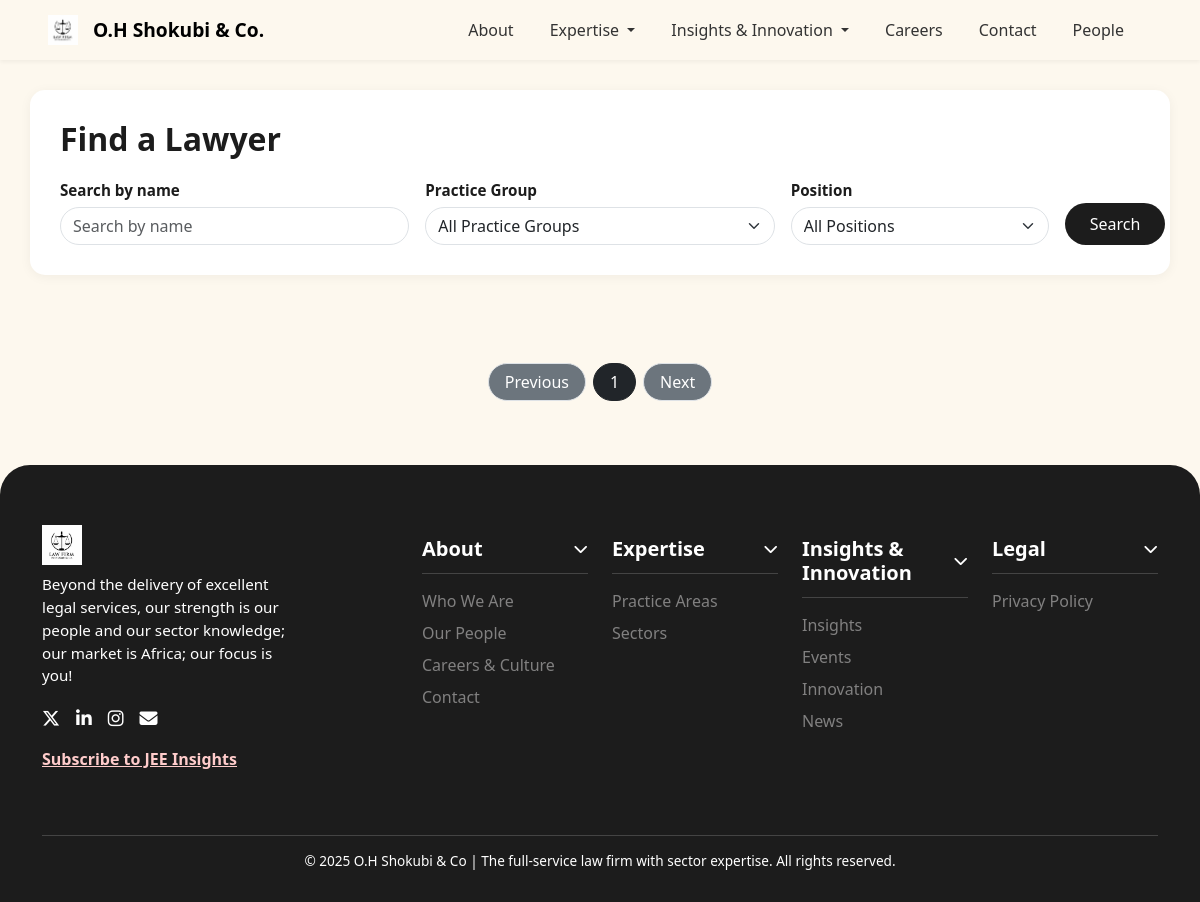
The page /people on the database as committed earlier.
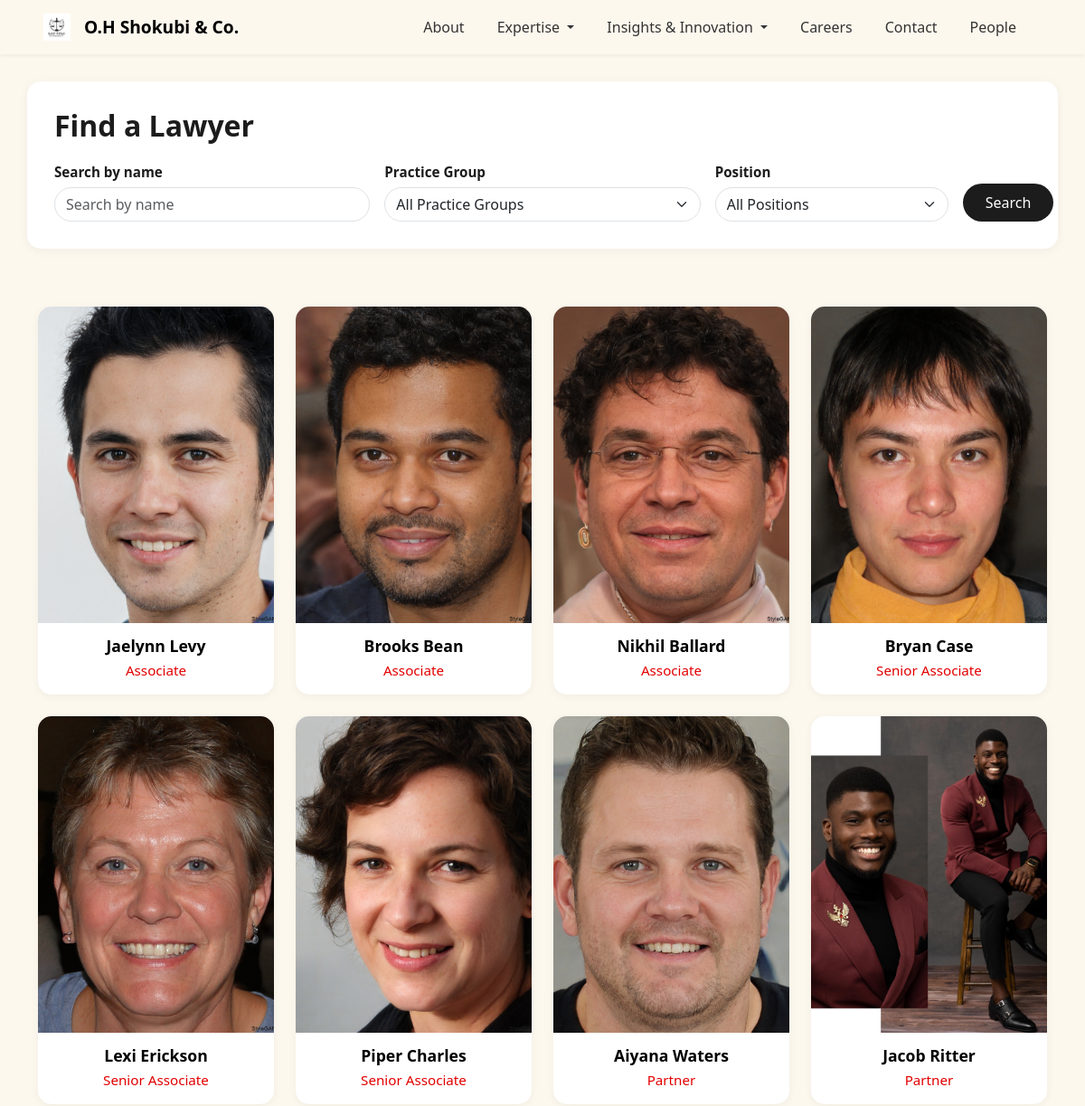
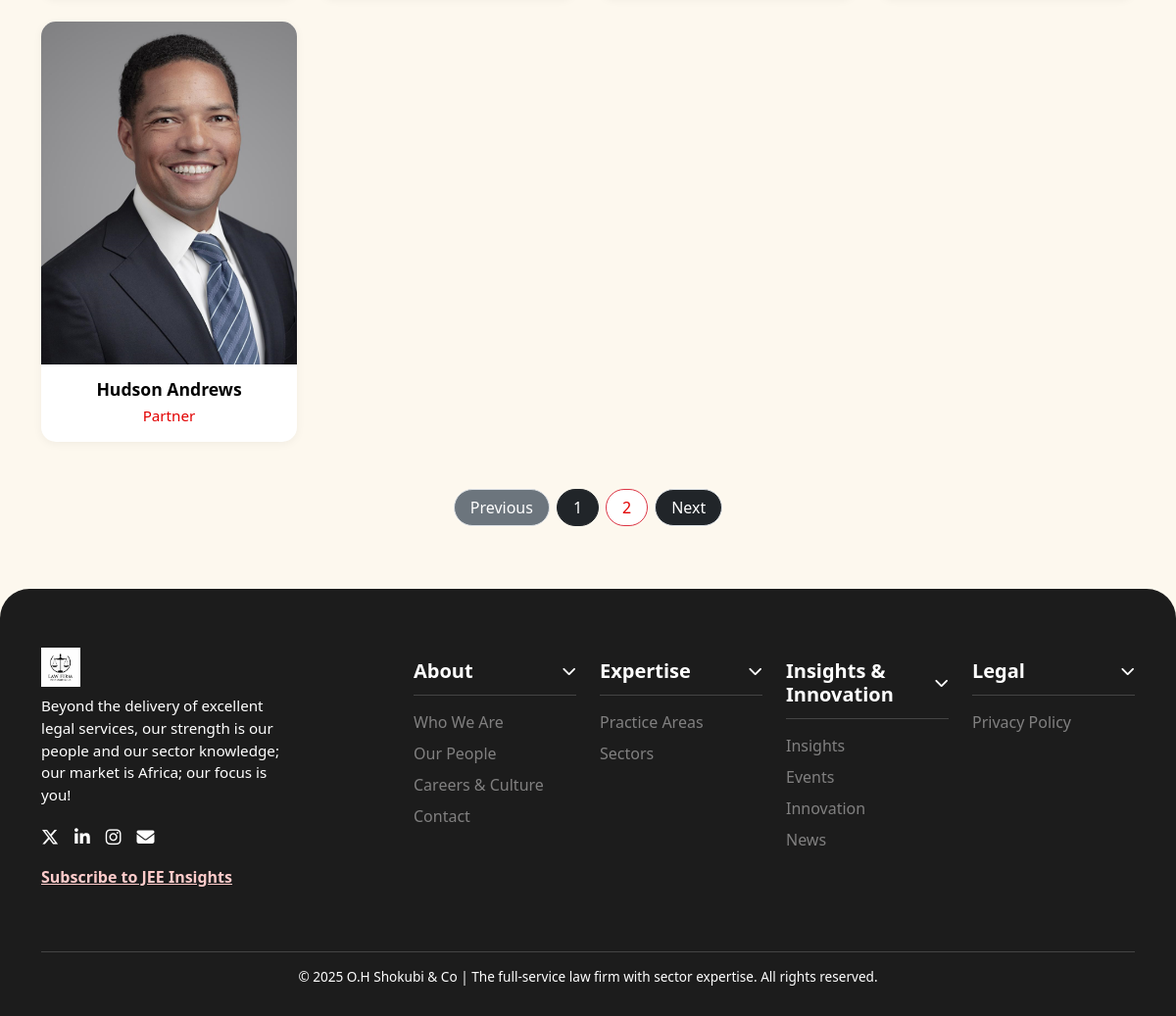
The same page on the database as committed later (2 pictures, top to bottom).
### O_H_SHOKUBI/models.py (models this page shows, shortened)
class Lawyer(models.Model):
    name = models.CharField(max_length=200)
    name_for_url = models.SlugField(max_length=200, blank=True)
    title = models.CharField(max_length=100)  # e.g. 'Managing Partner', 'Senior Associate'
    photo = CloudinaryImageField(upload_to='lawyers/', blank=True, null=True)
    bio = models.TextField(blank=True)
    education = models.TextField(blank=True)
    practice_area = models.CharField(max_length=200, blank=True)
    linkedin = models.URLField(blank=True)
    email = models.EmailField(blank=True)

### O_H_SHOKUBI/views.py (the view)
# urls.py: path('people', views.people, name='people'),
def people(request):
    lawyers = models.Lawyer.objects.all()
    paginator = Paginator(lawyers, 9)
    page_number = request.GET.get('page')
    page_obj = paginator.get_page(page_number)
    return render(request, 'people.html', {'page_obj':page_obj})

### templates/people.html (shortened to what this page needs)
{% extends 'base.html' %}
{% block content %}
{% load static %}
<!DOCTYPE html>
<html lang="en">
<head>
</head>
<body>
  <section class="container people-search-block">
    <h2>Find a Lawyer</h2>
    <form class="row g-3 align-items-end">
      <div class="col-md-4">
        <label for="searchName">Search by name</label>
        <input type="text" class="form-control" id="searchName" placeholder="Search by name">
      </div>
      <div class="col-md-4">
        <label for="practiceGroup">Practice Group</label>
        <select class="form-select" id="practiceGroup">
          <option selected>All Practice Groups</option>
        </select>
      </div>
      <div class="col-md-3">
        <label for="position">Position</label>
        <select class="form-select" id="position">
          <option selected>All Positions</option>
        </select>
      </div>
      <div class="col-md-1 d-grid">
        <button type="submit" class="btn btn-search">Search</button>
      </div>
    </form>
  </section>
  <section class="container pb-5">
    <div class="row g-4 mt-3">
      {% if page_obj %}
        {% for people in page_obj %}
            <div class="col-md-3">
            <div class="people-card">
                <img src="{{ people.photo.url }}" alt="{{ people.name }} image">
                <div class="people-card-body text-center">
                    <a href="people/{{ people.name_for_url }}"><h5>{{ people.name }}</h5></a>
                    <p>{{ people.title }}</p>
                </div>
                </div>
            </div>
        {% endfor %}
      {% endif %}
      <nav aria-label="Page navigation example">
        <ul class="pagination justify-content-center mt-4 gap-2">
            {% if page_obj.has_previous %}
            <li class="page-item">
                <a class="page-link bg-dark text-white rounded-pill px-3" href="?page={{ page_obj.previous_page_number }}">Previous</a>
            </li>
            {% else %}
            <li class="page-item disabled">
                <a class="page-link bg-secondary text-white rounded-pill px-3">Previous</a>
            </li>
            {% endif %}
            {% for num in page_obj.paginator.page_range %}
            {% if page_obj.number == num %}
                <li class="page-item active">
                <a class="page-link bg-dark text-white border-dark rounded-pill px-3" href="?page={{ num }}">{{ num }}</a>
                </li>
            {% else %}
                <li class="page-item">
                <a class="page-link border border-danger text-danger rounded-pill px-3" href="?page={{ num }}">{{ num }}</a>
                </li>
            {% endif %}
            {% endfor %}
            {% if page_obj.has_next %}
            <li class="page-item">
                <a class="page-link bg-dark text-white rounded-pill px-3" href="?page={{ page_obj.next_page_number }}">Next</a>
            </li>
            {% else %}
            <li class="page-item disabled">
                <a class="page-link bg-secondary text-white rounded-pill px-3">Next</a>
            </li>
            {% endif %}
        </ul>
        </nav>
    </div>
  </section>
{% endblock content %}

### templates/base.html (shortened to what this page needs)
{% load static %}<!DOCTYPE html>
<html lang="en">
<head>
    <link href="https://cdn.jsdelivr.net/npm/bootstrap@5.3.3/dist/css/bootstrap.min.css" rel="stylesheet">
    <link rel="stylesheet" href="https://cdnjs.cloudflare.com/ajax/libs/font-awesome/6.5.0/css/all.min.css">
    <link rel="stylesheet" href="https://cdnjs.cloudflare.com/ajax/libs/font-awesome/6.5.0/css/all.min.css">
</head>
<body>
<nav class="navbar navbar-expand-lg navbar-light sticky-top">
  <div class="container-fluid px-3 px-md-5 d-flex justify-content-between align-items-center">
    <a class="navbar-brand me-auto" href="/">
      <img src="{% static 'images/file.jpg' %}" width="30" alt="O.H Shokubi & Co. logo">
      O.H Shokubi & Co.
    </a>
    <div class="collapse navbar-collapse justify-content-end mt-3 mt-lg-0" id="navbarNav">
      <ul class="navbar-nav">
        <li class="nav-item"><a class="nav-link" href="/about">About</a></li>
        <li class="nav-item dropdown">
          <a class="nav-link dropdown-toggle" href="#" id="expertiseDropdown" role="button" data-bs-toggle="dropdown" aria-expanded="false">
            Expertise
          </a>
        </li>
        <li class="nav-item dropdown">
          <a class="nav-link dropdown-toggle" href="#" id="insightsDropdown" role="button" data-bs-toggle="dropdown" aria-expanded="false">
            Insights & Innovation
          </a>
        </li>
        <li class="nav-item"><a class="nav-link" href="/careers">Careers</a></li>
        <li class="nav-item"><a class="nav-link" href="/contact">Contact</a></li>
        <li class="nav-item"><a class="nav-link" href="/people">People</a></li>
      </ul>
    </div>
  </div>
</nav>
    {% block content %}{% endblock %}
  <footer class="footer fade-up">
    <div class="container">
      <div class="row footer-columns d-flex justify-content-between">
        <div class="col-md-3 mb-4">
          <img src="{% static 'images/file.jpg' %}" width="40" alt="logo">
          <p class="logo-text mt-2">
            Beyond the delivery of excellent legal services, our strength is our people and our sector knowledge; our market is Africa; our focus is you!
          </p>
          <div class="footer-socials d-flex align-items-center gap-3 mt-3">
            <a href="https://twitter.com" target="_blank"><i class="fab fa-x-twitter text-white"></i></a>
            <a href="https://linkedin.com" target="_blank"><i class="fab fa-linkedin-in text-white"></i></a>
            <a href="https://instagram.com" target="_blank"><i class="fab fa-instagram text-white"></i></a>
            <a href="mailto:arogundadeolawunmi@gmail.com" target="_blank"><i class="fa fa-envelope text-white"></i></a>
          </div>
          <p class="footer-subscribe mt-3">Subscribe to JEE Insights</p>
        </div>
        <div class="col-md-8">
          <div class="row">
            <div class="col-md-3 mb-3">
              <h5 class="footer-section-title d-none d-md-block">About</h5>
              <ul class="footer-links collapse d-md-block" id="footer-about">
                <li><a href="#who-we-are-section">Who We Are</a></li>
                <li><a href="/people">Our People</a></li>
                <li><a href="#">Careers & Culture</a></li>
                <li><a href="/contact">Contact</a></li>
              </ul>
            </div>
            <div class="col-md-3 mb-3">
              <h5 class="footer-section-title d-none d-md-block">Expertise</h5>
              <ul class="footer-links collapse d-md-block" id="footer-expertise">
                <li><a href="/practices">Practice Areas</a></li>
                <li><a href="#">Sectors</a></li>
              </ul>
            </div>
            <div class="col-md-3 mb-3">
              <h5 class="footer-section-title d-none d-md-block">Insights & Innovation</h5>
              <ul class="footer-links collapse d-md-block" id="footer-insights">
                <li><a href="#">Insights</a></li>
                <li><a href="#">Events</a></li>
                <li><a href="#">Innovation</a></li>
                <li><a href="/news">News</a></li>
              </ul>
            </div>
            <div class="col-md-3 mb-3">
              <h5 class="footer-section-title d-none d-md-block">Legal</h5>
              <ul class="footer-links collapse d-md-block" id="footer-legal">
                <li><a href="#">Privacy Policy</a></li>
              </ul>
            </div>
          </div>
        </div>
      </div>
      <div class="footer-bottom mt-4">
        © 2025 O.H Shokubi & Co | The full-service law firm with sector expertise. All rights reserved.
      </div>
    </div>
  </footer>
</body>
</html>

### templates/base.html (style rules this page uses)
.navbar { background-color: #fdf8ee; box-shadow: 0 2px 4px rgba(0,0,0,0.05); padding: 10px 0; }
.navbar-brand { display: flex; align-items: center; font-weight: bold; color: #000; font-size: 1.2rem; gap: 10px; }
.navbar-brand img { max-height: 35px; margin-right: 5px; }
.nav-link { color: #333 !important; margin-right: 20px; font-weight: 500; }
.fade-up { opacity: 0; transform: translateY(30px); animation: fadeUp 1s ease-out forwards; }
.footer { background-color: #1c1c1c; color: #fff; padding: 60px 20px 30px; border-top-left-radius: 30px; border-top-right-radius: 30px; }
.footer .logo-text { font-size: 0.95rem; max-width: 300px; margin-bottom: 20px; }
.footer-section-title { font-weight: bold; margin-bottom: 15px; cursor: pointer; color: #fff; background: none; border: none; width: 100%; text-align: left; padding: 0.75rem 0; border-bottom: 1px solid #444; position: relative; }
.footer-section-title::after { content: "\f078"; font-family: "Font Awesome 6 Free"; font-weight: 900; position: absolute; right: 0; top: 50%; transform: translateY(-50%); font-size: 0.9rem; transition: transform 0.3s ease; }
.footer-links { list-style: none; padding-left: 0; margin-bottom: 0; }
.footer-links li { margin-bottom: 8px; }
.footer-links a { color: #818080; text-decoration: none; }
.footer-subscribe { color: #ffcccb; text-decoration: underline; font-weight: bold; }
.footer-bottom { margin-top: 30px; font-size: 0.85rem; border-top: 1px solid #444; padding-top: 15px; text-align: center; }
.footer-socials i { font-size: 18px; }

### templates/people.html (style rules this page uses)
body { font-family: 'Segoe UI', sans-serif; background-color: #fdf8ee; color: #1c1c1c; }
.people-search-block { background-color: #fff; padding: 30px; border-radius: 15px; margin-top: 30px; margin-bottom: 40px; box-shadow: 0 2px 12px rgba(0,0,0,0.05); }
.people-search-block h2 { font-weight: 700; font-size: 2rem; margin-bottom: 20px; }
.people-search-block label { font-size: 0.95rem; font-weight: 600; margin-bottom: 5px; }
.people-search-block .form-control, .people-search-block .form-select { border-radius: 30px; }
.btn-search { background-color: #1c1c1c; color: #fff; border-radius: 30px; padding: 8px 24px; }
.people-card { background-color: #fff; border-radius: 15px; overflow: hidden; box-shadow: 0 2px 10px rgba(0,0,0,0.05); transition: transform 0.3s ease; height: 100%; }
.people-card img { width: 100%; height: 350px; object-fit: cover; }
.people-card-body { padding: 15px; }
.people-card-body a { color: black; text-decoration: none; }
.people-card-body h5 { font-size: 1.1rem; font-weight: 700; margin-bottom: 5px; }
.people-card-body p { color: #e20000; margin: 0; font-size: 0.95rem; }
.text-danger { color: #e20000 !important; }

Rows that differ between the two databases and show on the page:
added Lawyer: photo (picture), name "Jaelynn Levy", title "Associate"
added Lawyer: photo (picture), name "Brooks Bean", title "Associate"
added Lawyer: photo (picture), name "Nikhil Ballard", title "Associate"
added Lawyer: photo (picture), name "Bryan Case", title "Senior Associate"
added Lawyer: photo (picture), name "Lexi Erickson", title "Senior Associate"
added Lawyer: photo (picture), name "Piper Charles", title "Senior Associate"
added Lawyer: photo (picture), name "Aiyana Waters", title "Partner"
added Lawyer: photo (picture), name "Jacob Ritter", title "Partner"
added Lawyer: photo (picture), name "Hudson Andrews", title "Partner"
Other text that changed with them:
new list line: "2"
